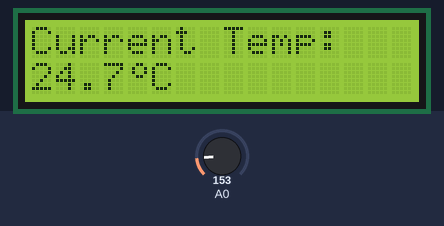
Bench run of a sketch on a simulated Arduino Uno, built with avr-gcc and run on an emulated ATmega328P. Shown: 16×2 character LCD. Inputs (shaded band) come from the test bench; at power-on: A0 = 153.

Above: at 1.2 s.
1.3 s: A0 set to 165
At 1.9 s:
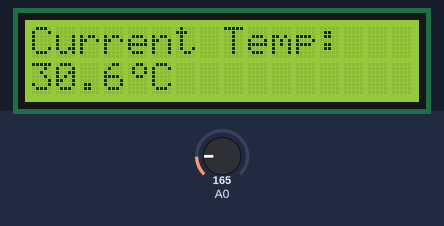
3.0 s: A0 set to 175
At 4.2 s:
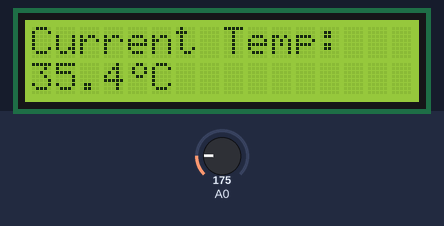
4.5 s: A0 set to 191
At 5.8 s:
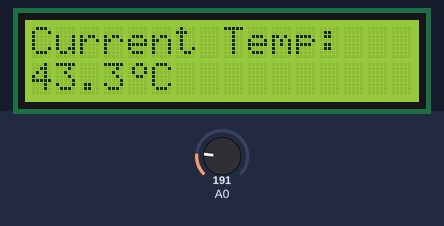
Timing chart, 0 to 7.5 s (numbered marks = the images above; inputs shaded):
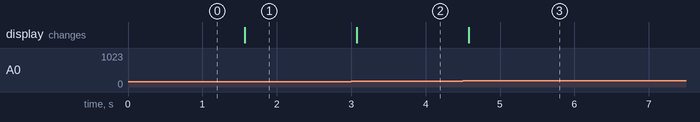

The sketch:

code.ino
```cpp
#include <LiquidCrystal.h>

// Initialize LCD pins (RS, E, D4, D5, D6, D7)
LiquidCrystal lcd(12, 11, 5, 4, 3, 2);

// Custom degree symbol pixel pattern (5x8 grid)
byte degreeSymbol[8] = {
  B00110,
  B01001,
  B01001,
  B00110,
  B00000,
  B00000,
  B00000,
  B00000
};

int rawADC;
double tempC;

void setup() {
  lcd.begin(16, 2);

  // Create custom degree character at slot 0
  lcd.createChar(0, degreeSymbol);

  // Line 0: Display phrase
  lcd.setCursor(0, 0);
  lcd.print("Current Temp:");
}

void loop() {
  // Read sensor on pin A0
  rawADC = analogRead(A0);

  // Convert ADC reading to Celsius (TMP36 formula)
  tempC = (((double)rawADC / 1024.0) * 5.0 - 0.5) * 100.0;

  // Line 1: Display temperature reading
  lcd.setCursor(0, 1);
  lcd.print(tempC, 1);   // Displays temperature with 1 decimal place
  lcd.write(byte(0));    // Custom degree symbol °
  lcd.print("C   ");      // Clear trailing digits

  delay(500); // Prevents display flickering
}
```

Measured:
- after the input at 1.3 s, the display: changes after 0.27 s (image 1)
- after the input at 3.0 s, the display: changes after 0.08 s (image 2)
- after the input at 4.5 s, the display: changes after 0.08 s (image 3)
